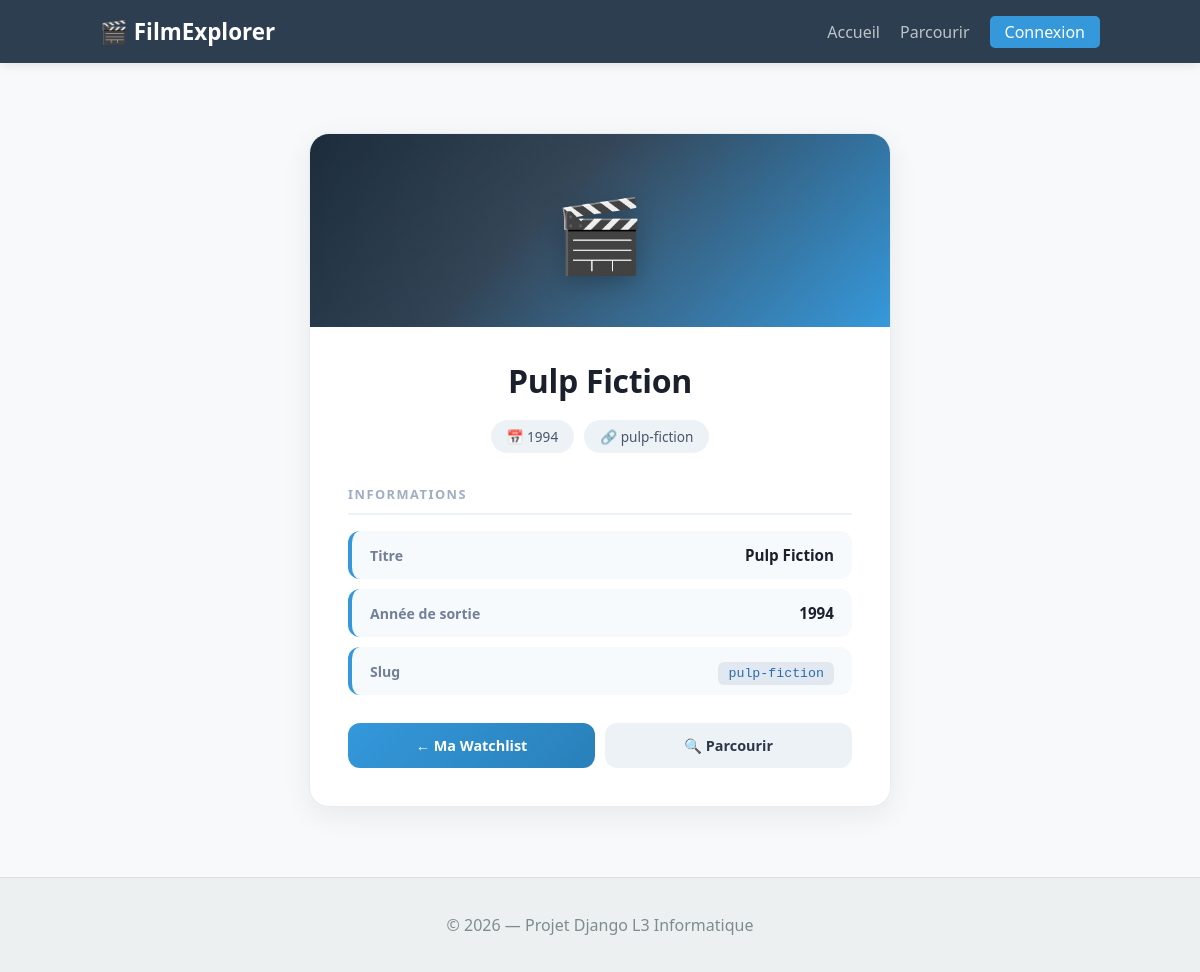
/films/Pulp Fiction/, run on the app's committed database.
### films/models.py (models this page shows, shortened)
class Film(models.Model):
    title = models.CharField(max_length=200)
    release_year = models.IntegerField()
    slug = models.SlugField(unique=True, blank=True)

### films/views.py (the view, shortened to what this page needs)
# urls.py: path('films/<str:title>/', film_details, name='film_details'),
def film_details(request, title):
    film = get_object_or_404(Film, title=title)
    in_watchlist = False
    return render(request, 'film_details.html', {
        'film': film,
        'in_watchlist': in_watchlist,
    })

### films/templates/film_details.html (shortened to what this page needs)
{% extends "base.html" %}
{% load static %}
{% block extra_head %}
    <link rel="stylesheet" href="{% static 'css/filmDetails.css' %}">
{% endblock %}
{% block content %}
<div class="detail-container">
    <article class="detail-card">
        <div class="detail-banner">
            <span class="banner-icon">🎬</span>
        </div>
        <div class="detail-body">
            <h1 class="detail-title">{{ film.title }}</h1>
            <div class="detail-meta">
                <span class="meta-badge">📅 {{ film.release_year }}</span>
                <span class="meta-badge">🔗 {{ film.slug }}</span>
            </div>
            <div class="detail-section">
                <h2>Informations</h2>
                <div class="info-grid">
                    <div class="info-item">
                        <span class="info-label">Titre</span>
                        <span class="info-value">{{ film.title }}</span>
                    </div>
                    <div class="info-item">
                        <span class="info-label">Année de sortie</span>
                        <span class="info-value">{{ film.release_year }}</span>
                    </div>
                    <div class="info-item">
                        <span class="info-label">Slug</span>
                        <span class="info-value"><code>{{ film.slug }}</code></span>
                    </div>
                </div>
            </div>
            <div class="detail-footer">
                <a href="{% url 'film_list_template' %}" class="btn-back">← Ma Watchlist</a>
                <a href="{% url 'film_browse' %}" class="btn-back btn-secondary">🔍 Parcourir</a>
            </div>
        </div>
    </article>
</div>
{% endblock %}

### films/static/css/style.css (style rules this page uses)
body { margin: 0; padding: 0; font-family: 'Segoe UI', Arial, sans-serif; background-color: #f8f9fa; color: #333; display: flex; flex-direction: column; min-height: 100vh; }

### films/static/css/filmDetails.css (style rules this page uses)
.detail-container { display: flex; justify-content: center; padding: 40px 20px; animation: fadeIn 0.4s ease; }
.detail-card { background: white; border-radius: 20px; box-shadow: 0 8px 30px rgba(0, 0, 0, 0.07); width: 100%; max-width: 580px; overflow: hidden; border: 1px solid #e8ecf1; transition: box-shadow 0.3s ease; }
.detail-banner { background: linear-gradient(135deg, #1a2a3a 0%, #2c3e50 40%, #3498db 100%); padding: 50px 0 45px; text-align: center; position: relative; overflow: hidden; }
.detail-banner::before { content: ''; position: absolute; top: -50%; left: -50%; width: 200%; height: 200%; background: radial-gradient(circle, rgba(255,255,255,0.05) 0%, transparent 60%); animation: shimmer 6s ease-in-out infinite; }
.banner-icon { font-size: 4.5rem; display: block; position: relative; z-index: 1; filter: drop-shadow(0 6px 12px rgba(0, 0, 0, 0.25)); animation: float 3s ease-in-out infinite; }
.detail-body { padding: 32px 38px 38px; }
.detail-title { font-size: 2rem; color: #1a202c; margin: 0 0 18px 0; text-align: center; font-weight: 700; letter-spacing: -0.3px; }
.detail-meta { display: flex; justify-content: center; gap: 10px; margin-bottom: 32px; flex-wrap: wrap; }
.meta-badge { background-color: #edf2f7; color: #4a5568; padding: 7px 16px; border-radius: 25px; font-size: 0.85rem; font-weight: 500; transition: all 0.2s ease; }
.detail-section { margin-bottom: 28px; }
.detail-section h2 { font-size: 0.8rem; color: #a0aec0; text-transform: uppercase; letter-spacing: 1.5px; margin-bottom: 16px; padding-bottom: 10px; border-bottom: 2px solid #edf2f7; font-weight: 700; }
.info-grid { display: flex; flex-direction: column; gap: 10px; }
.info-item { display: flex; justify-content: space-between; align-items: center; padding: 14px 18px; background: #f7fafc; border-radius: 12px; border-left: 4px solid #3498db; transition: all 0.2s ease; }
.info-label { font-weight: 600; color: #718096; font-size: 0.88rem; }
.info-value { color: #1a202c; font-weight: 600; font-size: 0.95rem; }
.info-value code { background: #e2e8f0; padding: 4px 10px; border-radius: 6px; font-size: 0.83rem; color: #2b6cb0; font-weight: 500; }
.detail-footer { display: flex; gap: 10px; }
.btn-back { flex: 1; display: block; text-align: center; padding: 13px; border-radius: 12px; text-decoration: none; font-weight: 600; font-size: 0.9rem; transition: all 0.3s ease; background: linear-gradient(135deg, #3498db, #2980b9); color: white; }
.btn-secondary { background: #edf2f7; color: #2d3748; }

### data on the page
Film: title "Pulp Fiction", release_year "1994", slug "pulp-fiction"

### other printed values
{{ year|default:2026 }} "2026"
